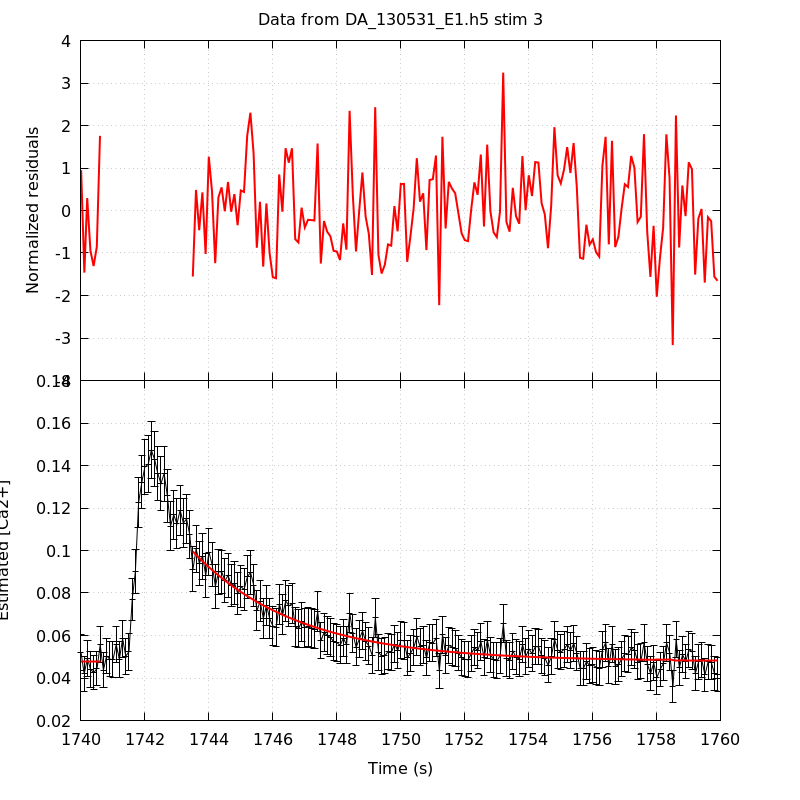

The script that drew this image:
unset key
set grid
set multiplot title 'Data from DA_130531_E1.h5 stim 3' noenhanced layout 2,1 margins 0.1,0.9,0.1,0.95 spacing 0,0
set ylabel 'Normalized residuals'
set xtics format ''
plot 'DA_130531_E1_aba_RatioFit_s3' using 1:4 with lines linecolor rgb 'red' linewidth 2
set format x '%g'
set xlabel 'Time (s)'
set ylabel 'Estimated [Ca2+]'
plot 'DA_130531_E1_aba_CaRatio_s3' using 1:2:($3*1.96) with yerrorlines \
     linecolor rgb 'black' linewidth 1,                \
     'DA_130531_E1_aba_RatioFit_s3' using 1:3 with lines linecolor rgb 'red'\
     linewidth 2
unset multiplot
